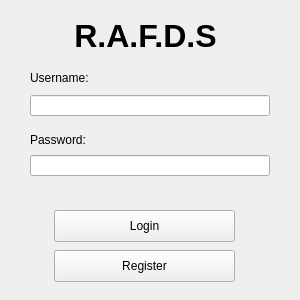
<?xml version="1.0" encoding="UTF-8"?>
<ui version="4.0">
 <class>MainWindow</class>
 <widget class="QMainWindow" name="MainWindow">
  <property name="geometry">
   <rect>
    <x>0</x>
    <y>0</y>
    <width>300</width>
    <height>300</height>
   </rect>
  </property>
  <property name="minimumSize">
   <size>
    <width>300</width>
    <height>300</height>
   </size>
  </property>
  <property name="maximumSize">
   <size>
    <width>300</width>
    <height>300</height>
   </size>
  </property>
  <property name="windowTitle">
   <string>RAFDS</string>
  </property>
  <widget class="QWidget" name="centralwidget">
   <widget class="QLabel" name="label_name">
    <property name="geometry">
     <rect>
      <x>45</x>
      <y>20</y>
      <width>201</width>
      <height>31</height>
     </rect>
    </property>
    <property name="font">
     <font>
      <pointsize>24</pointsize>
      <weight>75</weight>
      <bold>true</bold>
     </font>
    </property>
    <property name="text">
     <string>R.A.F.D.S</string>
    </property>
    <property name="alignment">
     <set>Qt::AlignCenter</set>
    </property>
   </widget>
   <widget class="QLabel" name="label_username">
    <property name="geometry">
     <rect>
      <x>30</x>
      <y>70</y>
      <width>66</width>
      <height>16</height>
     </rect>
    </property>
    <property name="text">
     <string>Username:</string>
    </property>
   </widget>
   <widget class="QLabel" name="label_password">
    <property name="geometry">
     <rect>
      <x>30</x>
      <y>132</y>
      <width>71</width>
      <height>16</height>
     </rect>
    </property>
    <property name="text">
     <string>Password:</string>
    </property>
   </widget>
   <widget class="QLineEdit" name="username_input">
    <property name="geometry">
     <rect>
      <x>30</x>
      <y>95</y>
      <width>240</width>
      <height>21</height>
     </rect>
    </property>
   </widget>
   <widget class="QLineEdit" name="password_input">
    <property name="geometry">
     <rect>
      <x>30</x>
      <y>155</y>
      <width>240</width>
      <height>21</height>
     </rect>
    </property>
    <property name="echoMode">
     <enum>QLineEdit::Password</enum>
    </property>
   </widget>
   <widget class="QPushButton" name="login_button">
    <property name="geometry">
     <rect>
      <x>54</x>
      <y>210</y>
      <width>181</width>
      <height>32</height>
     </rect>
    </property>
    <property name="text">
     <string>Login</string>
    </property>
   </widget>
   <widget class="QPushButton" name="pushButton">
    <property name="geometry">
     <rect>
      <x>54</x>
      <y>250</y>
      <width>181</width>
      <height>32</height>
     </rect>
    </property>
    <property name="text">
     <string>Register</string>
    </property>
   </widget>
  </widget>
 </widget>
 <resources/>
 <connections/>
</ui>
